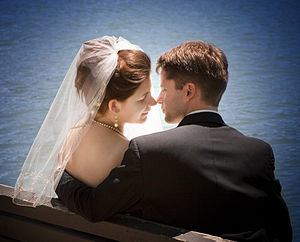
//> input picture W_1.jpg, 300 x 242 px
$ ./Ar6_Oleg_Lyzwinski   (built with g++ and OpenCV 4)
//> lines starting //> are read from the running program, lines starting //| are printed output that depends on the picture
#include <iostream>
#include <opencv2/highgui.hpp>
#include <opencv2/imgproc.hpp>
#include <string>

using namespace std;
using namespace cv;

int main()
{
	//wczytanie obrazu i skopiowanie go, aby nie modyfikować oryginału
	string path = "W_1.jpg";
	Mat image = imread(path, IMREAD_COLOR); //IMREAD_COLOR gdy obraz jest 3 kanałowy IMREAD_GREYSCALE gdy czarnobiały
//> image is the input picture: 242 rows x 300 cols, CV_8UC3; mean B, G, R 95.4, 88.7, 89
	Mat image_corrected = image.clone();

	//definicja wymiarów obrzau oraz jego środka
	int width = image.cols;
//> width = 300
	int height = image.rows;
//> height = 242
	int middle_width = width / 2;
//> middle_width = 150
	int middle_height = height / 2;
//> middle_height = 121

	//sprawdzenie ilości kanałów zjęcia
	int image_channels = image.channels();
//> image_channels = 3

	//definicja oraz wprowadzenie współczynników wielomianu
	cout << "Wprowadz cztery wspolczynniki wielomianu trzeciego stopnia(a, b, c, d gdzie ax^3 + bx^2 + cx + d):" << endl;
	float a, b, c, d;
	cin >> a >> b >> c >> d;
//> the answer given: 2 2 1 2
	cout << "Wielomian korekcji winietowania:" << endl << a << "x^3 + " << b << "x^2 + " << c << "x + " << d << endl;

	//korekcja winietowania dla obrazu jednkanałowego
	if (image_channels == 1) {
		float center_distance, polynomial;
		uchar intens;
		for (int h = 0; h < height; h++) {
			for (int w = 0; w < width; w++) {
				//wyznaczenie odległości punktu od środka oraz oblicznie wartości wielomianu
				center_distance = sqrt(pow((w - middle_width),2) + pow((h - middle_height),2));
				polynomial = a * pow(center_distance, 3) + b * pow(center_distance, 2) + c * center_distance + d;

				//przemnożenie intensywności piksela przez wielomian
				intens = image.at<uchar>(h, w);
				intens = intens * polynomial;

				//zabezpieczenie przed wyjściem poza zakres
				if (intens > 255)
					intens = 255;

				image_corrected.at<uchar>(h, w) = { intens };
			}
		}
	}

	//korekcja winietowania dla obrazu 3 kanałowego
	if (image_channels == 3) {
		float center_distance, polynomial;
		Vec3b intens;
		for (int h = 0; h < height; h++) {
			for (int w = 0; w < width; w++) {
				//wyznaczenie odległości punktu d środka oraz oblicznie wartości wielomianu
				center_distance = sqrt(pow((w - middle_width),2) + pow((h - middle_height),2));
				polynomial = a * pow(center_distance, 3) + b * pow(center_distance, 2) + c * center_distance + d;

				intens = image.at<Vec3b>(h, w);
				//zmiana intensywności przez przemnożenie przez wielomian dla 3 kanałów
				for (int ch = 0; ch < 3; ch++) {
					intens(ch) = intens(ch) * polynomial;
					//zabezpieczenie przed wyjściem poza zakres
					if (intens(ch) >= 255)
						intens(ch) = 255;
				}
				image_corrected.at<Vec3b>(h, w) = { intens };
			}
		}
//> this loop made 242 passes
//> (center_distance, polynomial, intens) on passes 1 to 3: (191.9, 14216985, [192, 96, 0]), (191.3, 14077953, [64, 32, 32]), (190.7, 13940528, [128, 32, 32])
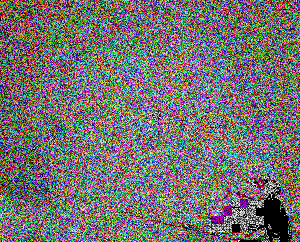
//> image_corrected: 242 rows x 300 cols, CV_8UC3; mean B, G, R 112.3, 113.7, 115.6
//> after the loop, center_distance = 191.3; polynomial = 14077953; intens = [64, 64, 32]
	}
	//zapis poprawionego obrazu do pliku
	imwrite("Corrected_image.jpg", image_corrected);

	return 0;
}

$ run again, with W_2.jpg copied over W_1.jpg
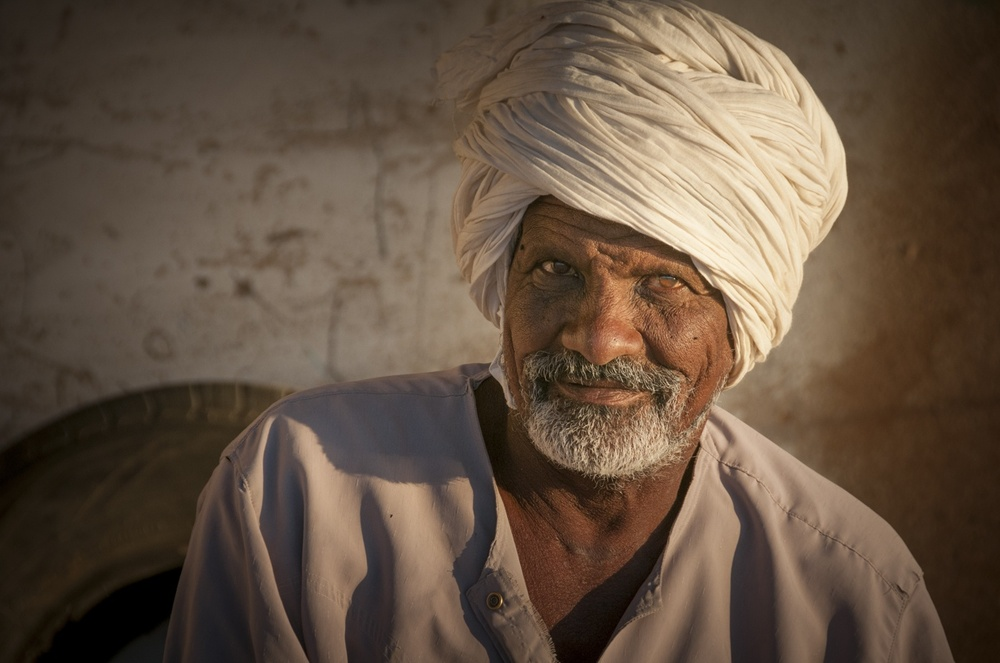
//> input picture W_2.jpg, 1000 x 663 px, shrunk from 1400 x 928 before the run
//> image is the input picture: 663 rows x 1000 cols, CV_8UC3; mean B, G, R 66, 81.9, 99.6
//> the loop `for (int h = 0; h < height; h++)` made 663 passes
//> (center_distance, polynomial) on passes 1 to 3: (598.8, 430131936), (598.2, 428943744), (597.7, 427760256)
//> after the loop `for (int h = 0; h < height; h++)`:
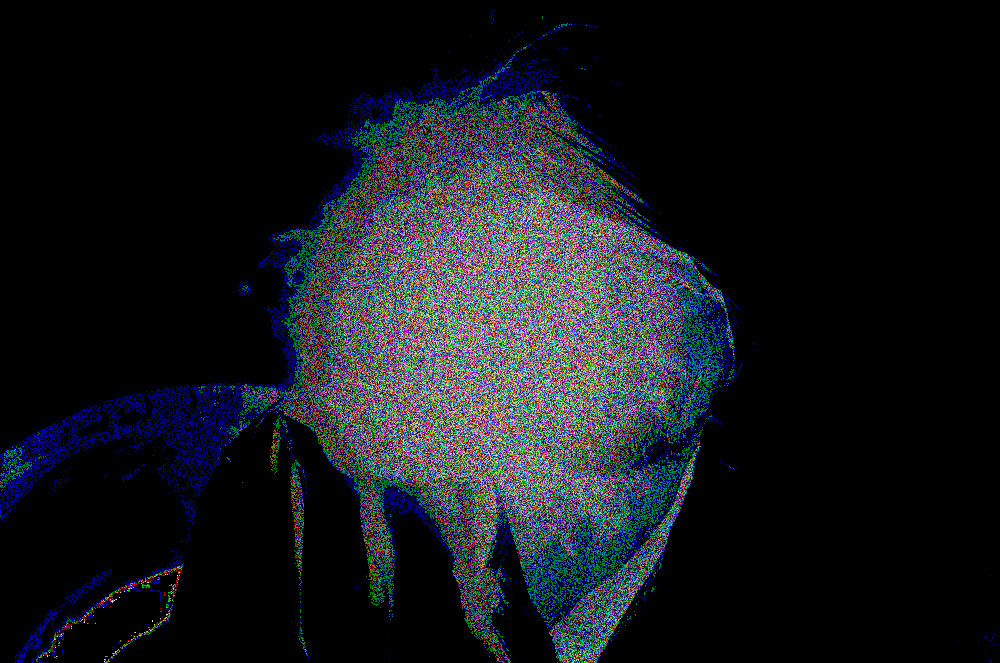
//> image_corrected: 663 rows x 1000 cols, CV_8UC3; mean B, G, R 27.8, 23.8, 20.4
//> after the loop `for (int h = 0; h < height; h++)`: center_distance = 598.8; polynomial = 430131936

$ run again, with W_3.jpg copied over W_1.jpg
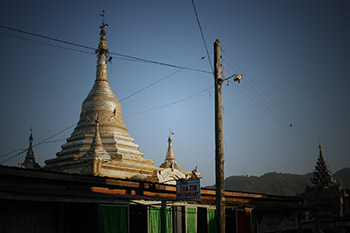
//> input picture W_3.jpg, 350 x 233 px
//> image is the input picture: 233 rows x 350 cols, CV_8UC3; mean B, G, R 89.5, 79.8, 68.7
//> the loop `for (int h = 0; h < height; h++)` made 233 passes
//> (center_distance, polynomial, intens) on passes 1 to 3: (209.1, 18378320, [64, 64, 192]), (208.6, 18233128, [192, 128, 96]), (208, 18089570, [64, 64, 32])
//> after the loop `for (int h = 0; h < height; h++)`:
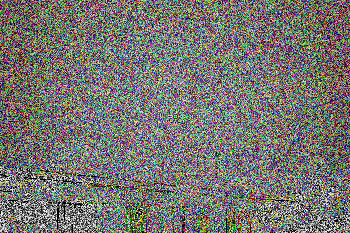
//> image_corrected: 233 rows x 350 cols, CV_8UC3; mean B, G, R 113.2, 117, 118.3
//> after the loop `for (int h = 0; h < height; h++)`: center_distance = 209.1; polynomial = 18378320; intens = [240, 80, 0]
